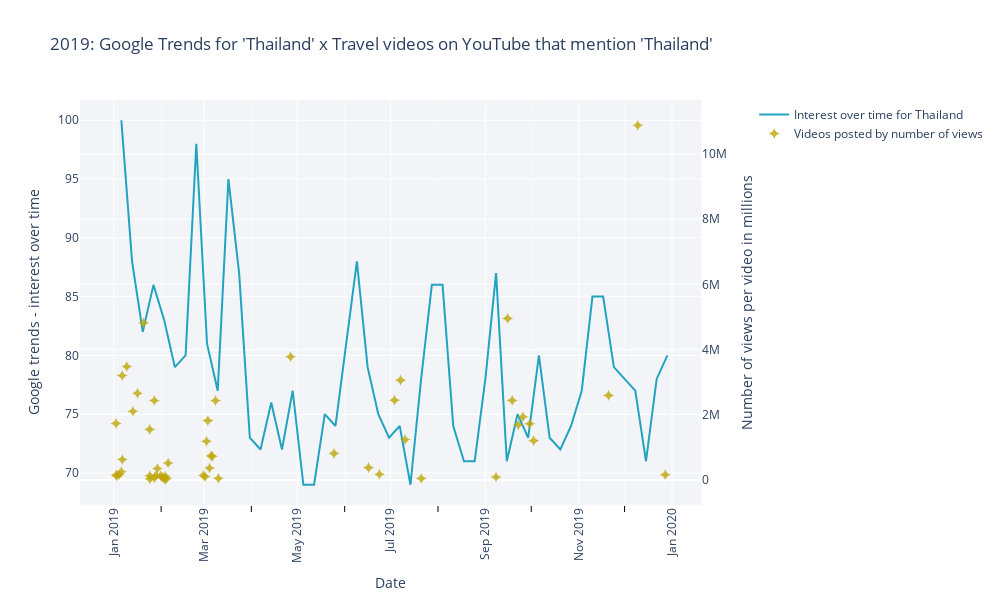

The code cell stored with this chart in its notebook:
### Code cell
thai_2019_trend = plotting_trends_videos(pytrends_top_places_2019, videos_info, 'Thailand', 2019)
thai_2019_trend.write_image(r".\images\graphs\thai_2019_trend.png")
thai_2019_trend.show()
